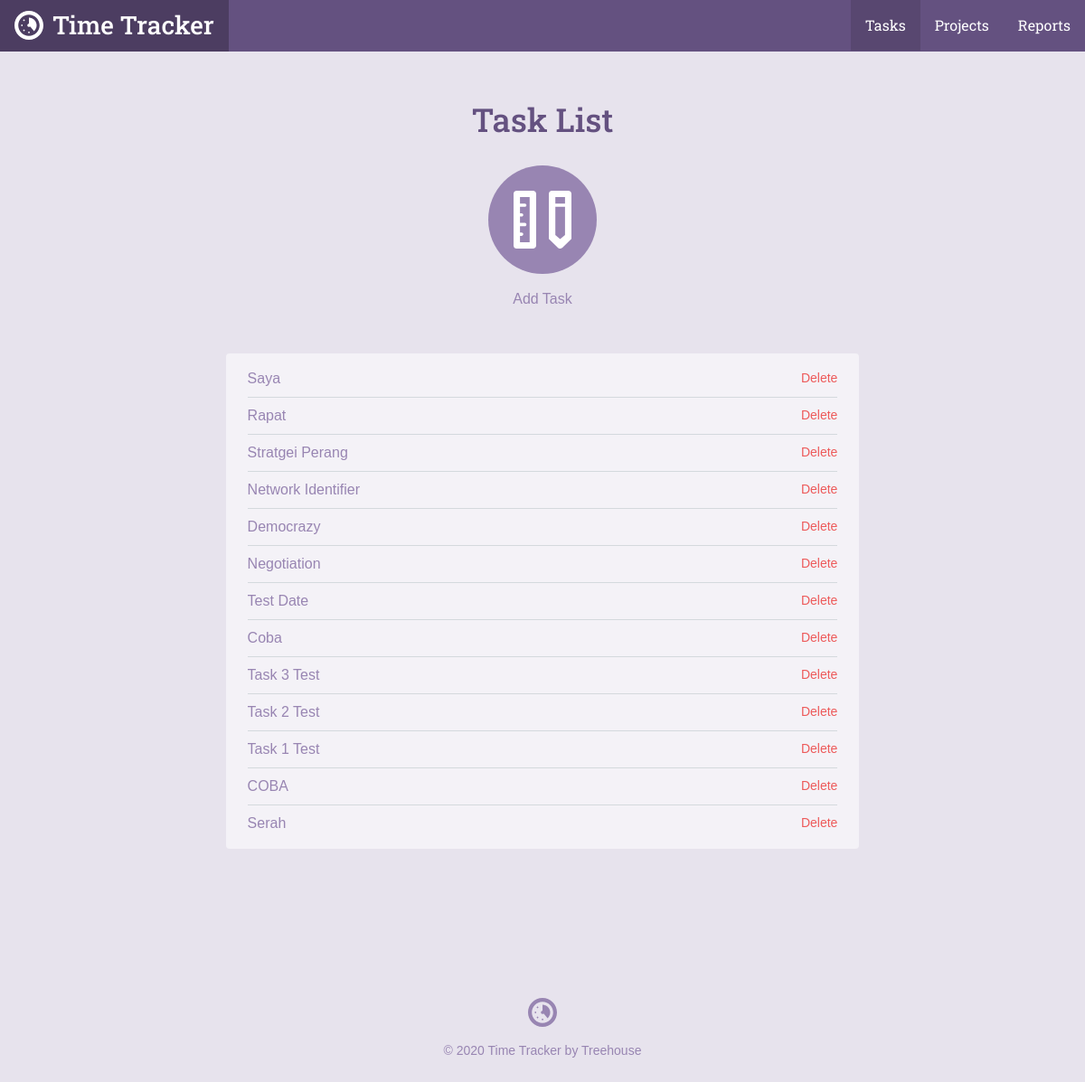
The page /task_list.php on the database its author committed.
### tables this page shows
CREATE TABLE `tasks` (
	`task_id`	INTEGER PRIMARY KEY AUTOINCREMENT,
	`project_id`	INTEGER,
	`title`	TEXT,
	`date`	INTEGER NOT NULL,
	`time`	TEXT NOT NULL
);

### inc/functions.php (called while the page is built, shortened)
<?php
function get_task_list($filter = null) {
    include 'connection.php';
    $sql = 'SELECT tasks.*, projects.title as project FROM tasks'
        . ' JOIN projects ON tasks.project_id = projects.project_id';
    $where = '';
    $orderBy = ' ORDER BY date DESC';
    try {
        $results = $db->prepare($sql . $where . $orderBy);
        $results->execute();
    } catch (Exception $e) {
        echo "Error!: " . $e->getMessage() . "<br />";
        return array();
    }
    return $results->fetchAll(PDO::FETCH_ASSOC);
}

### task_list.php (the view, shortened to what this page needs)
<?php
require 'inc/functions.php';
include 'inc/header.php';
?>
<div class="section catalog random">
    <div class="col-container page-container">
        <div class="col col-70-md col-60-lg col-center">
            <h1 class="actions-header">Task List</h1>
            <div class="actions-item">
                <a class="actions-link" href="task.php">
                    <span class="actions-icon">
                        <svg viewbox="0 0 64 64"><use xlink:href="#task_icon"></use></svg>
                    </span>
                Add Task</a>
            </div>
            <div class="form-container">
              <ul class="items">
                  <?php
                    foreach (get_task_list() as $item) {
                        echo "<li><a href='task.php?id=" . $item['task_id'] . "'>" . $item['title'] . "</a>";
                        echo "<form method='post' action='task_list.php' onsubmit=\"return confirm('Are you sure you want tot delete this task?');\">\n";
                        echo "<input type='submit' class='button--delete' value='Delete' />\n";
                        echo "</form>\n";
                        echo "</li>";
                    }
                    ?>
              </ul>
            </div>
        </div>
    </div>
</div>
<?php include("inc/footer.php"); ?>

### css/style.css (style rules this page uses)
*,:after,:before { box-sizing:border-box }
html { font-family:sans-serif;-ms-text-size-adjust:100%;-webkit-text-size-adjust:100% }
body { margin:0 }
a { background-color:transparent }
h1 { font-size:2em;margin:.67em 0 }
svg:not(:root) { overflow:hidden }
button,input,optgroup,select,textarea { color:inherit;font:inherit;margin:0 }
input[type="reset"],input[type="submit"] { -webkit-appearance:button;cursor:pointer }
input { line-height:normal }
html { font-size:100%;line-height:1.5;-webkit-tap-highlight-color:transparent }
body { font-size:1rem;font-family:"Gotham Rounded A","Gotham Rounded B","Helvetica",Helvetica,Arial,sans-serif;font-style:normal;font-weight:400 }
.col { float:left;width:100% }
.col-container:before,.col-container:after { content:" ";display:table }
.col-container:after { clear:both }
.col-center { float:none;margin:0 auto }
@media screen and (min-width: 680px) { .col-70-md { width:70% !important } }
@media screen and (min-width: 960px) { .col-60-lg { width:60% !important } }
h1,h2,h3,h4,h5,h6 { color:#40484a;display:block;font-weight:500;margin:0;text-rendering:optimizeLegibility }
h1 { font-size:2.25rem }
a { color:#3f8abf;cursor:pointer;transition:color 300ms 0s ease;text-decoration:none }
ul,ol { margin:0;padding:0 0 0 2rem }
body { background-color:#e7e3ed }
h1,h2,h3,h4,h5,h6 { color:#645180;font-family:"Roboto Slab", Helvetica, Arial, sans-serif }
.col-container { margin:0 auto;max-width:1200px }
.actions-header { margin-bottom:1.5rem }
.actions-item { margin:0 1.5rem }
@media screen and (min-width: 680px) { .actions-item { display:inline-block;float:left } }
.page-container .actions-item { float:none }
.actions-link { transition:color 200ms ease-in-out;color:#9885b2;display:block }
@media screen { .actions-link { margin-bottom:2rem } }
@media screen and (min-width: 680px) { .actions-link { margin-bottom:0 } }
.actions-icon { width:120px;height:120px;transition:background 200ms ease-in-out;display:block;background-color:#9885b2;border-radius:9999px }
@media screen { .actions-icon { margin-bottom:.5rem } }
@media screen and (min-width: 680px) { .actions-icon { margin-bottom:1rem } }
.actions-icon svg { width:64px;height:64px;margin-top:28px;fill:#fff;display:inline-block }
.page-container .actions-icon { margin-left:auto;margin-right:auto }
.page-container { text-align:center }
@media screen { .page-container { padding:1.5rem 1rem 0 1rem } }
@media screen and (min-width: 680px) { .page-container { padding-top:3rem } }
.form-container { background-color:#f4f2f7;border-radius:4px }
@media screen { .form-container { padding:.5rem 1.5rem;margin-top:.5rem;margin-bottom:1.5rem } }
@media screen and (min-width: 680px) { .form-container { padding:.5rem 1.5rem;margin-top:3rem;margin-bottom:0 } }
.form-container a { color:#9885b2 }
input { border-radius:4px;box-shadow:none;border:solid 2px #9885b2;padding:8px 10px;width:100% }
.items { list-style:none;overflow:hidden;padding:0;margin:0 }
.items li { position:relative;text-align:left;border-bottom:solid 1px #d4d9dd;padding-top:.5rem;padding-bottom:.5rem }
.items li:last-child { border-bottom:none !important }
.items a { color:#9885b2 }
.items form { margin-bottom:0 }
.items .button--delete { position:absolute;right:0;top:.5rem;width:auto }
.button--delete { border:0;background:transparent;padding:0;margin-top:3px;font-size:14px;color:#ed5a5a }

### rows shown on the page
tasks: title "Saya"
tasks: title "Rapat"
tasks: title "Stratgei Perang"
tasks: title "Network Identifier"
tasks: title "Democrazy"
tasks: title "Negotiation"
tasks: title "Test Date"
tasks: title "Coba"
tasks: title "Task 3 Test"
tasks: title "Task 2 Test"
tasks: title "Task 1 Test"
tasks: title "COBA"
tasks: title "Serah"
